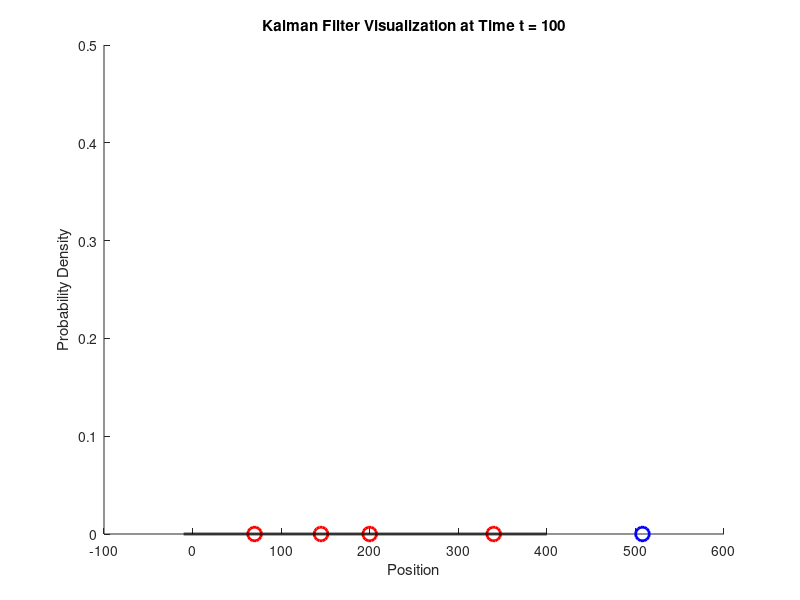

Recreate this plot in MATLAB.
clearvars;
close all;
clc;

u = 5;
state_transition = 1;

process_noise_variance = 2;
measurement_noise_variance = 10;

sensors = [70, 145, 200, 340];
num_sensors = length(sensors);

mu = 0;
sigma2 = 5;

x = 0;
z = NaN;

% 그래프 시각화 설정
figure;
hold on;
x_range = -10:0.1:400;

% 센서 위치를 표시
plot(sensors, zeros(size(sensors)), 'ro', 'MarkerSize', 10, 'LineWidth', 2);
text(sensors + 2, zeros(size(sensors)), {'Sensor 1', 'Sensor 2', 'Sensor 3', 'Sensor 4'}, 'FontSize', 10);

for t = 1:100
    x = x + u + randn * process_noise_variance;
    
    % 센서 안에 들어오면 sensor 내에서 랜덤 샘플링
    z = NaN; % 기본값: NaN, 센서 밖이면 update x
    for i = 1:length(sensors)
        if abs(x - sensors(i)) < 5
            z = sensors(i) + randn * measurement_noise_variance;
        end
    end

    % predict
    mu_predict = mu + u;
    sigma2_predict = state_transition^2 * sigma2 + process_noise_variance;

    % update
    if ~isnan(z) 
        kalman_gain = sigma2_predict / (sigma2_predict + measurement_noise_variance);
        mu = mu_predict + kalman_gain * (z - mu_predict);
        sigma2 = (1 - kalman_gain) * sigma2_predict;
    else
        % z가 없을 경우 업데이트 없이 예측만 유지
        mu = mu_predict;
        sigma2 = sigma2_predict;
    end


    bel = normpdf(x_range, mu, sqrt(sigma2));




    clf;
    hold on;

    plot(sensors, zeros(size(sensors)), 'ro', 'MarkerSize', 10, 'LineWidth', 2);
    plot(x, 0, 'bo', 'MarkerSize', 10, 'LineWidth', 2);
    plot(x_range, bel, 'k-', 'LineWidth', 2);



    title(['Kalman Filter Visualization at Time t = ', num2str(t)]);
    xlabel('Position');
    ylabel('Probability Density');
    ylim([0, 0.5]);

    pause(0.15);
end
